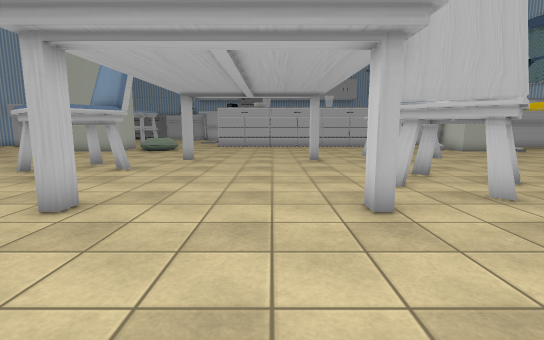
view 1 (above)

21 first-person views from a walk through a scene from a Unity 3-D project. The camera is 1.3 m above the floor, tilts 8° down and sees 85° across. The floor is counted in squares, 1 m on a side. Each view is taken from the middle of a square. On the plan, view 1 faces up. The plan holds only what a view shows up to about 14 squares ahead; the rest is blank. The place goes on beyond the plan. The player is left out. Some animated figures are not drawn. Some surface patterns are stand-ins.

view 2
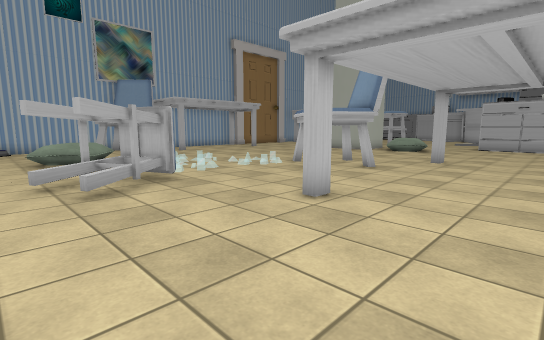

view 3
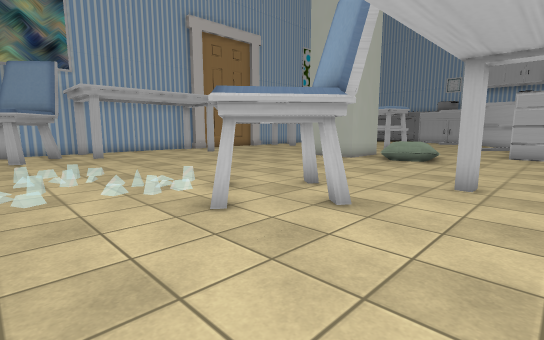

view 4
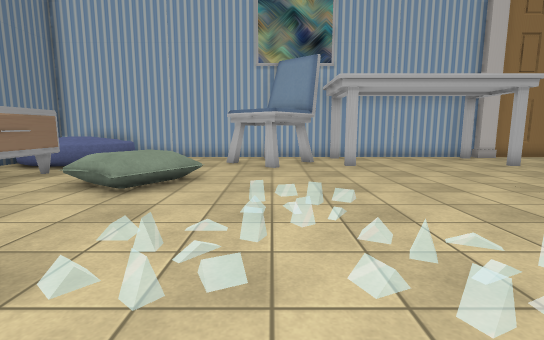

view 5
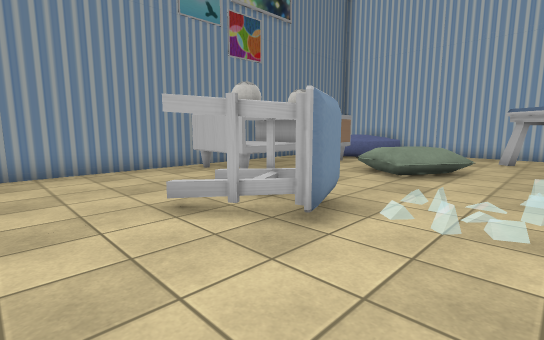

view 6
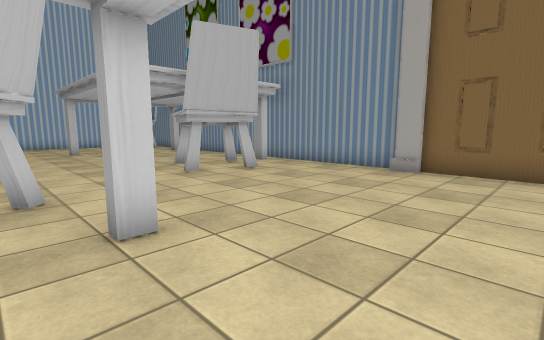

view 7
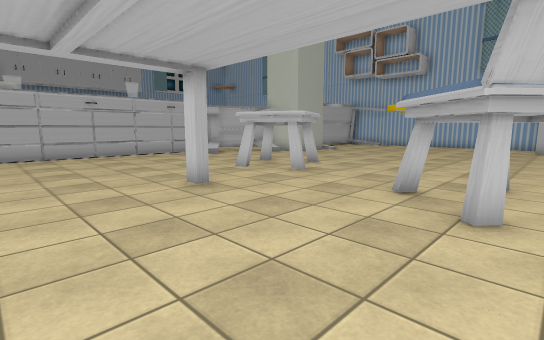

view 8
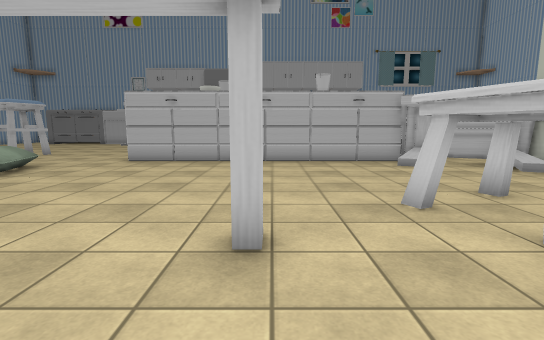

view 9
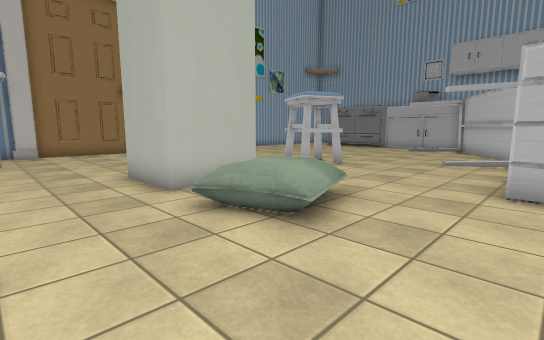

view 10
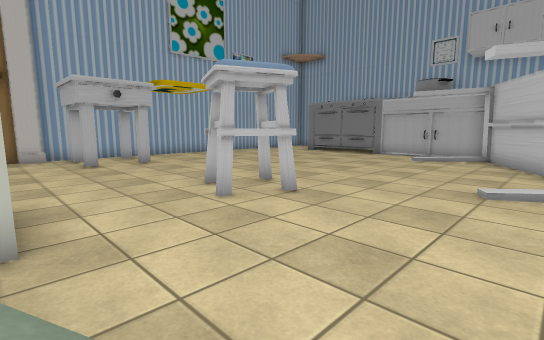

view 11
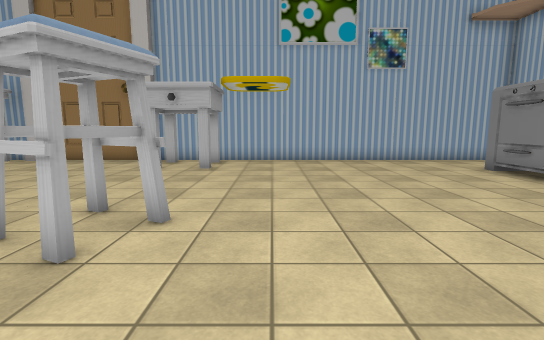

view 12
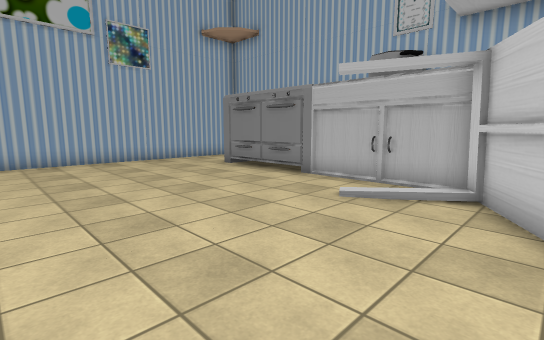

view 13
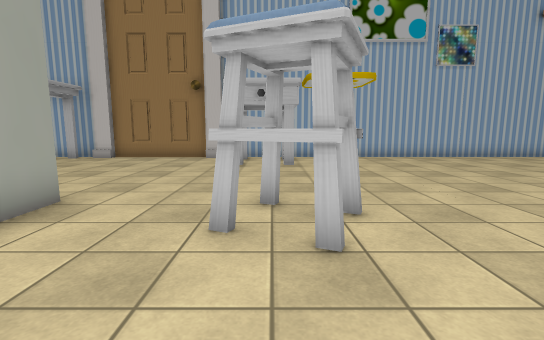

view 14
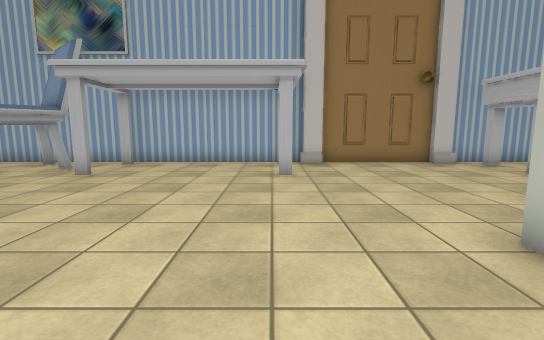

view 15
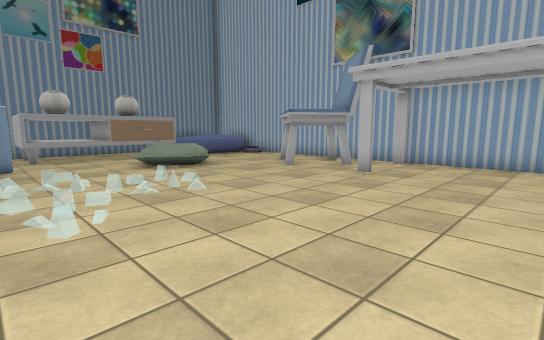

view 16
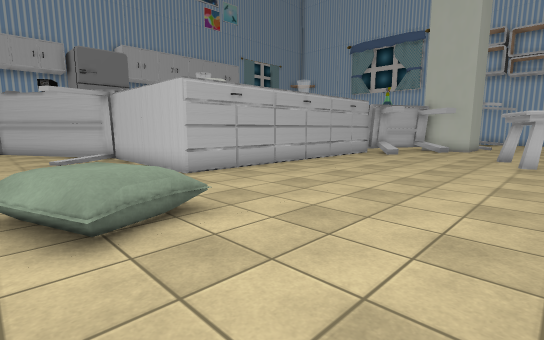

view 17
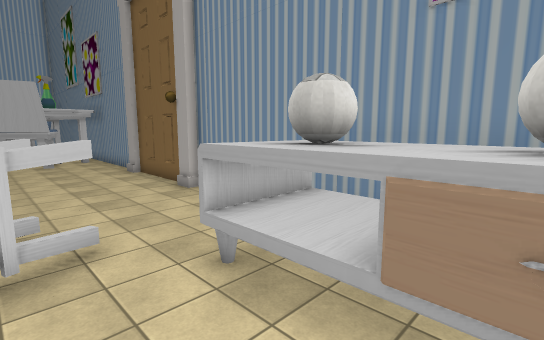

view 18
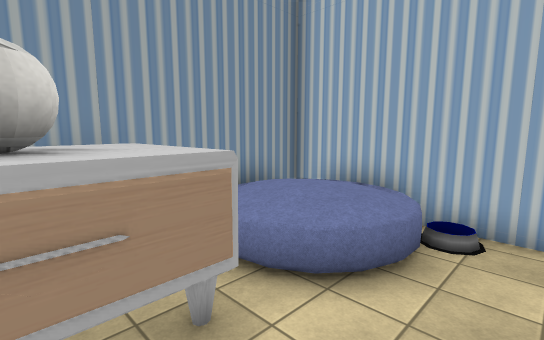

view 19
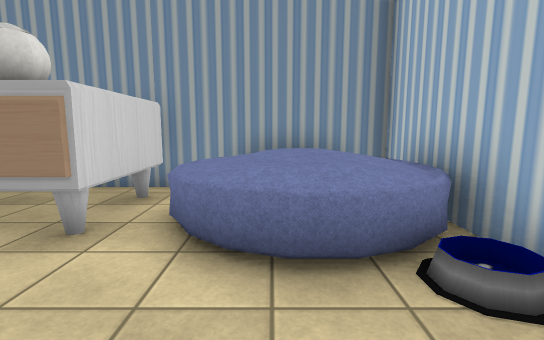

view 20
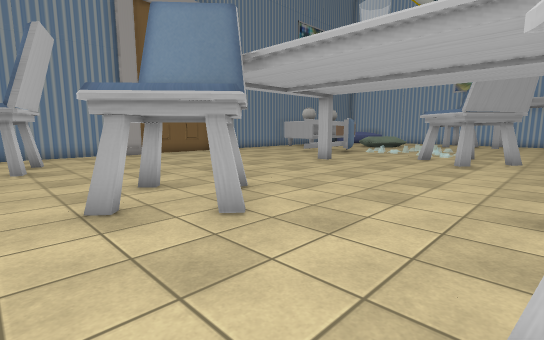

view 21
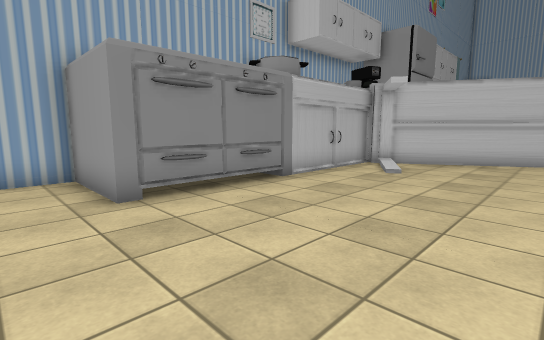

### Floor plan
Key: @ floor where view 1 was taken; # wall or solid block; . main floor; : floor 0.75 m higher than the main floor; / step, stairs or slope; = window, fence, low wall or low ledge; S stool; C chair; U counter; B bed; F fridge; O other object.
Columns run from 20 left of view 1 to 7 right of it. Each row starts with its distance up from view 1.
 36 # ..#
 35 #...#
 34 #...#########O   F
 33 #....O.O.....#   F
 32 #..........//##
 31 #.............#
 30 #.............##
 29 #..............#
 28 #...............#
 27 #...............# UUU
 26 #.............//#   U
 25 #...............#
 24 #..#.....OOO....#
 23 #........OOO....#
 22 #OOO......O.....#
 21 #...............#U#U#U#UU##O
 20 #..........................O
 19 #O.......###.//.............
 18 #........# #.:/.............
 17 #........###./=.............
 16 #...........................
 15 #.........................S.
 14 #...#...................SSSS
 13 #........................SSS
 12 #................#....#..SS.
 11 #.............C.............
 10 #............CCC............
  9 #...#.......CCCC............
  8 #.............C.........CC..
  7 #.CC...................CCCC.
  6 #CCCC...................CC..
  5 #. C.......//....#....#.C...
  4 #.....//.../OO..............
  3 #...../:/..OOO.............
  2 #...../:....OOO.............
  1 # ...../....O.O...........CC
  0 #BBBB.OOOOO.........@.....CC
 -1 #BBBBOOOOOOO..............CC
 -2 #BBBBOOOOOOO................
 -3 # BBBOOOOOOO...............#
 -4 ##################OOO#######

Where each view was taken, in squares from view 1:
view 1: 0 up, 0 right, facing up
view 2: 0 up, 0 right, facing up-left
view 3: 5 up, 2 left, facing up-left
view 4: 6 up, 6 left, facing left
view 5: 6 up, 4 left, facing down-left
view 6: 6 up, 2 left, facing down-right
view 7: 6 up, 2 left, facing up-right
view 8: 9 up, 2 right, facing up
view 9: 14 up, 3 left, facing up-left
view 10: 19 up, 5 left, facing up-left
view 11: 26 up, 6 left, facing left
view 12: 26 up, 6 left, facing up-left
view 13: 23 up, 6 left, facing left
view 14: 14 up, 8 left, facing left
view 15: 13 up, 8 left, facing down-left
view 16: 13 up, 8 left, facing up-right
view 17: 2 up, 13 left, facing down-right
view 18: 2 up, 13 left, facing down-left
view 19: 3 up, 17 left, facing down
view 20: 12 up, 7 right, facing down-left
view 21: 28 up, 18 left, facing up-right
